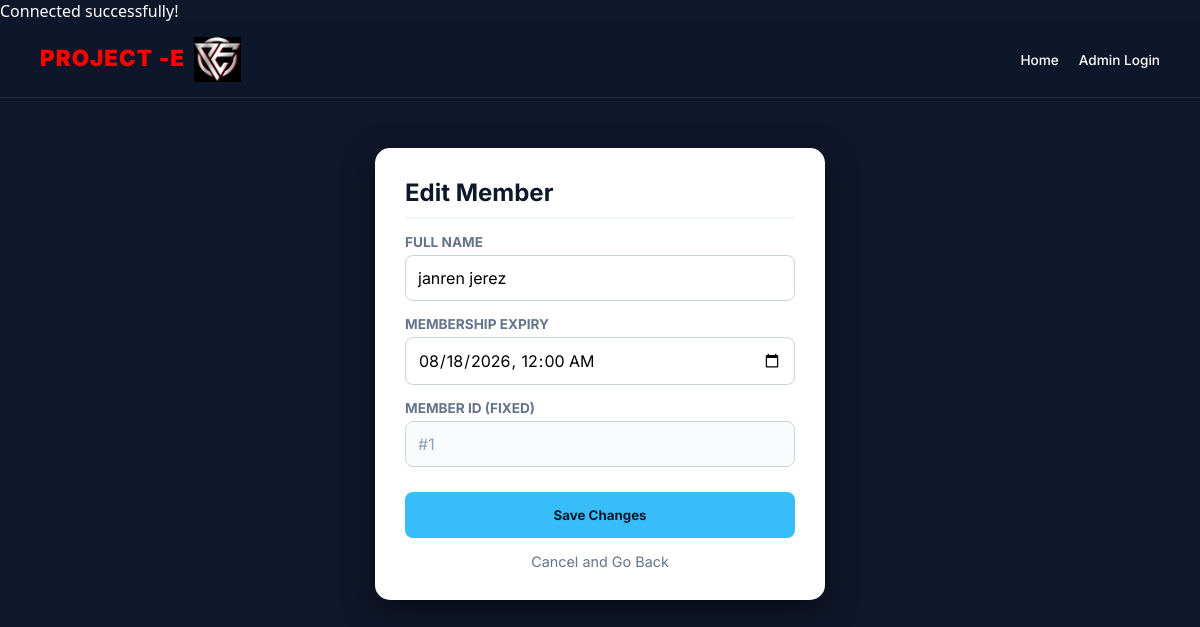
Page /admin/edit_members.php?id=1 on the committed database.
### tables this page shows
CREATE TABLE `members` (
  `id` int(11) NOT NULL,
  `qr_id` varchar(100) DEFAULT NULL,
  `name` varchar(100) NOT NULL,
  `contact` varchar(20) DEFAULT NULL,
  `address` text DEFAULT NULL,
  `membership_type` varchar(50) DEFAULT NULL,
  `start_date` date DEFAULT NULL,
  `expiry_date` date DEFAULT NULL,
  `status` enum('Active','Expired') DEFAULT 'Active',
  `created_at` timestamp NOT NULL DEFAULT current_timestamp()
);

### admin/edit_members.php (the view, shortened to what this page needs)
<?php
include __DIR__ . '/../includes/db.php';
include __DIR__ . '/../includes/nav.php';
$id = mysqli_real_escape_string($conn, $_GET['id']);
$result = $conn->query("SELECT * FROM members WHERE id = '$id'");
$member = $result->fetch_assoc();
?>
<!DOCTYPE html>
<html lang="en">
<head>
    <link rel="stylesheet" href="../assets/style.css">
</head>
<body>
<div class="edit-card">
    <h2>Edit Member</h2>
    <form method="POST">
        <label>Full Name</label>
        <input type="text" name="name" value="<?php echo htmlspecialchars($member['name']); ?>" required>
        <label>Membership Expiry</label>
        <input type="datetime-local" name="expiry_date"
               value="<?php echo date('Y-m-d\TH:i', strtotime($member['expiry_date'])); ?>" required>
        <label>Member ID (Fixed)</label>
        <input type="text" value="#<?php echo $member['id']; ?>" disabled style="background: #f8fafc; color: #94a3b8;">
        <button type="submit" name="update" class="btn-update">Save Changes</button>
        <a href="Manage.php" class="back-link">Cancel and Go Back</a>
    </form>
</div>
</body>
</html>

### assets/style.css (style rules this page uses)
* { margin: 0; padding: 0; box-sizing: border-box; font-family: 'Inter', 'Segoe UI', system-ui, sans-serif; }
body { min-height: 100vh; background-color: #0f172a; background-image: url('../assets/gym.jpg'); background-repeat: no-repeat; background-attachment: fixed; background-size: cover; background-position: center; color: #1e293b; }

### admin/edit_members.php (style rules this page uses)
body { background: #0f172a; font-family: 'Segoe UI', sans-serif; color: white; }
.edit-card { background: white; padding: 30px; border-radius: 15px; max-width: 450px; margin: 50px auto; color: #1e293b; box-shadow: 0 10px 30px rgba(0,0,0,0.5); }
h2 { margin-top: 0; color: #0f172a; border-bottom: 2px solid #f1f5f9; padding-bottom: 10px; }
label { font-weight: 700; font-size: 0.85rem; text-transform: uppercase; color: #64748b; display: block; margin-top: 15px; }
input { width: 100%; padding: 12px; margin-top: 5px; border: 1px solid #cbd5e1; border-radius: 8px; box-sizing: border-box; font-size: 1rem; }
.btn-update { background: #38bdf8; color: #0f172a; border: none; padding: 15px; border-radius: 8px; cursor: pointer; width: 100%; font-weight: bold; margin-top: 25px; transition: 0.2s; }
.back-link { display: block; text-align: center; margin-top: 15px; color: #64748b; text-decoration: none; font-size: 0.9rem; }

### rows in the picture
members: name "janren jerez", expiry_date "08/18/2026 00:00", id "#1"
